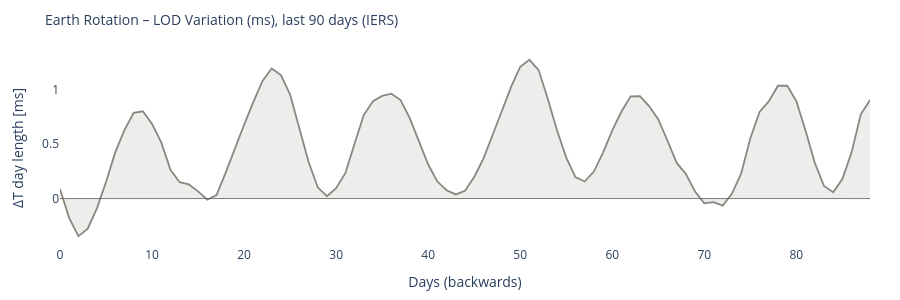

Notebook source saved alongside this figure:
### Code cell
# ============================================================
# EARTH ROTATION – LOD variation (if IERS available)
# ============================================================

lod_col = None
if df_iers is not None:
    lod_col = next((c for c in df_iers.columns if 'lod' in c), None)

if df_iers is not None and lod_col:
    fig = go.Figure()
    fig.add_trace(go.Scatter(
        y=df_iers[lod_col].values,
        mode='lines',
        line=dict(color='#888780', width=1.8),
        fill='tozeroy', fillcolor='rgba(136,135,128,0.15)',
        name='LOD'
    ))
    fig.add_hline(y=0, line_color='#5F5E5A', line_width=0.8)
    fig.update_layout(
        title=dict(text='Earth Rotation – LOD Variation (ms), last 90 days (IERS)', font=dict(size=14)),
        xaxis_title='Days (backwards)', yaxis_title='ΔT day length [ms]',
        height=300,
        plot_bgcolor='rgba(0,0,0,0)', paper_bgcolor='rgba(0,0,0,0)',
        margin=dict(l=60, r=30, t=50, b=40)
    )
    fig.show()
else:
    print('IERS LOD data unavailable or column not found.')
    print('Reference: nominal day length =', CONSTANTS['sidereal_day_s'], 's')

### Figure 1 — Plotly figure (JSON) as saved in the notebook; plotly's stock layout.template omitted (floating-point values rounded to 4 significant figures)
{"data": [{"fill": "tozeroy", "fillcolor": "rgba(136,135,128,0.15)", "line": {"color": "#888780", "width": 1.8}, "mode": "lines", "name": "LOD", "type": "scatter", "y": [0.0871, -0.179, -0.3456, -0.279, -0.0917, 0.1514, 0.4241, 0.6291, 0.7878, 0.8008, 0.6855, 0.5162, 0.2648, 0.1498, 0.1298, 0.0661, -0.0103, 0.0323, 0.2383, 0.4629, 0.6777, 0.8851, 1.08, 1.194, 1.134, 0.9558, 0.653, 0.3378, 0.103, 0.0216, 0.095, 0.2325, 0.5028, 0.7667, 0.8938, 0.9428, 0.9624, 0.9044, 0.739, 0.527, 0.3124, 0.1561, 0.0767, 0.0381, 0.0709, 0.1978, 0.3663, 0.5837, 0.8046, 1.024, 1.21, 1.274, 1.179, 0.914, 0.625, 0.3764, 0.1976, 0.1567, 0.2476, 0.4224, 0.6257, 0.7991, 0.9391, 0.9396, 0.8491, 0.7258, 0.5308, 0.3273, 0.2251, 0.064, -0.0441, -0.0336, -0.0657, 0.046, 0.2278, 0.554, 0.7953, 0.8916, 1.036, 1.037, 0.8936, 0.6234, 0.3286, 0.1154, 0.0586, 0.1785, 0.4242, 0.7732, 0.9047]}], "layout": {"height": 300, "margin": {"b": 40, "l": 60, "r": 30, "t": 50}, "paper_bgcolor": "rgba(0,0,0,0)", "plot_bgcolor": "rgba(0,0,0,0)", "shapes": [{"line": {"color": "#5F5E5A", "width": 0.8}, "type": "line", "x0": 0, "x1": 1, "xref": "x domain", "y0": 0, "y1": 0, "yref": "y"}], "title": {"font": {"size": 14}, "text": "Earth Rotation – LOD Variation (ms), last 90 days (IERS)"}, "xaxis": {"title": {"text": "Days (backwards)"}}, "yaxis": {"title": {"text": "ΔT day length [ms]"}}}}
